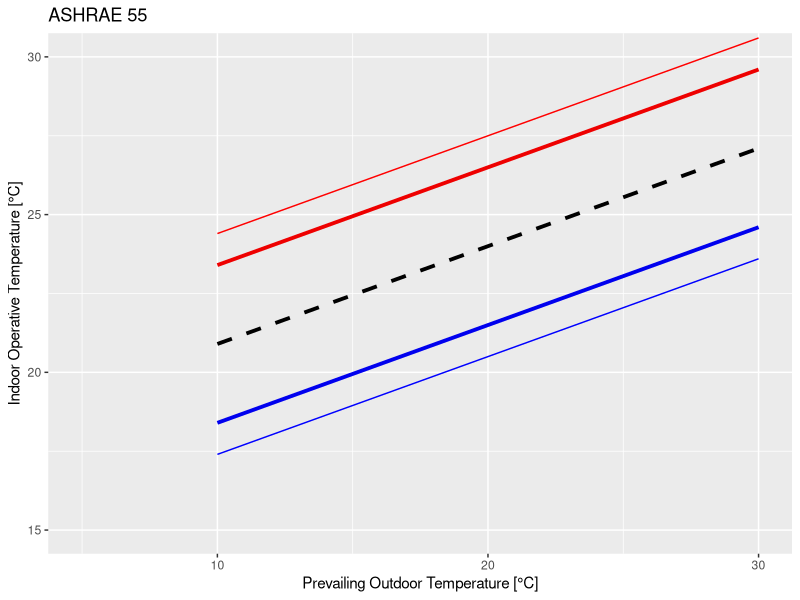

The R script that drew this image:
# Adaptive Comfort standards ----------------------------------------------

# Functions to compute hygrothermal values
# Florian Antretter
# Date: 2018-04-12
# Version: 0.1

calcLimitTemp <- function(Tout, Slope = 0.33, Intercept = 18.8) {
  Slope * Tout + Intercept
}

calcLimitTemp(20)
library(ggplot2)

ggplot() +
  coord_cartesian(xlim = c(5, 30), ylim = c(15, 30)) +
  geom_path(aes(x = c(10, 30), y = calcLimitTemp(c(10, 30), 0.31, 21.3)), color = 'red') +
  geom_path(aes(x = c(10, 30), y = calcLimitTemp(c(10, 30), 0.31, 20.3)), color = 'red2', size = 1.3) +
  geom_path(aes(x = c(10, 30), y = calcLimitTemp(c(10, 30), 0.31, 17.8)), color = 'black', size = 1.3, linetype = 2) +
  geom_path(aes(x = c(10, 30), y = calcLimitTemp(c(10, 30), 0.31, 15.3)), color = 'blue2', size = 1.3) +
  geom_path(aes(x = c(10, 30), y = calcLimitTemp(c(10, 30), 0.31, 14.3)), color = 'blue') +
  labs(title = "ASHRAE 55", x = "Prevailing Outdoor Temperature [°C]", y = "Indoor Operative Temperature [°C]")

